Frame 1 (no input): blank canvas, image omitted
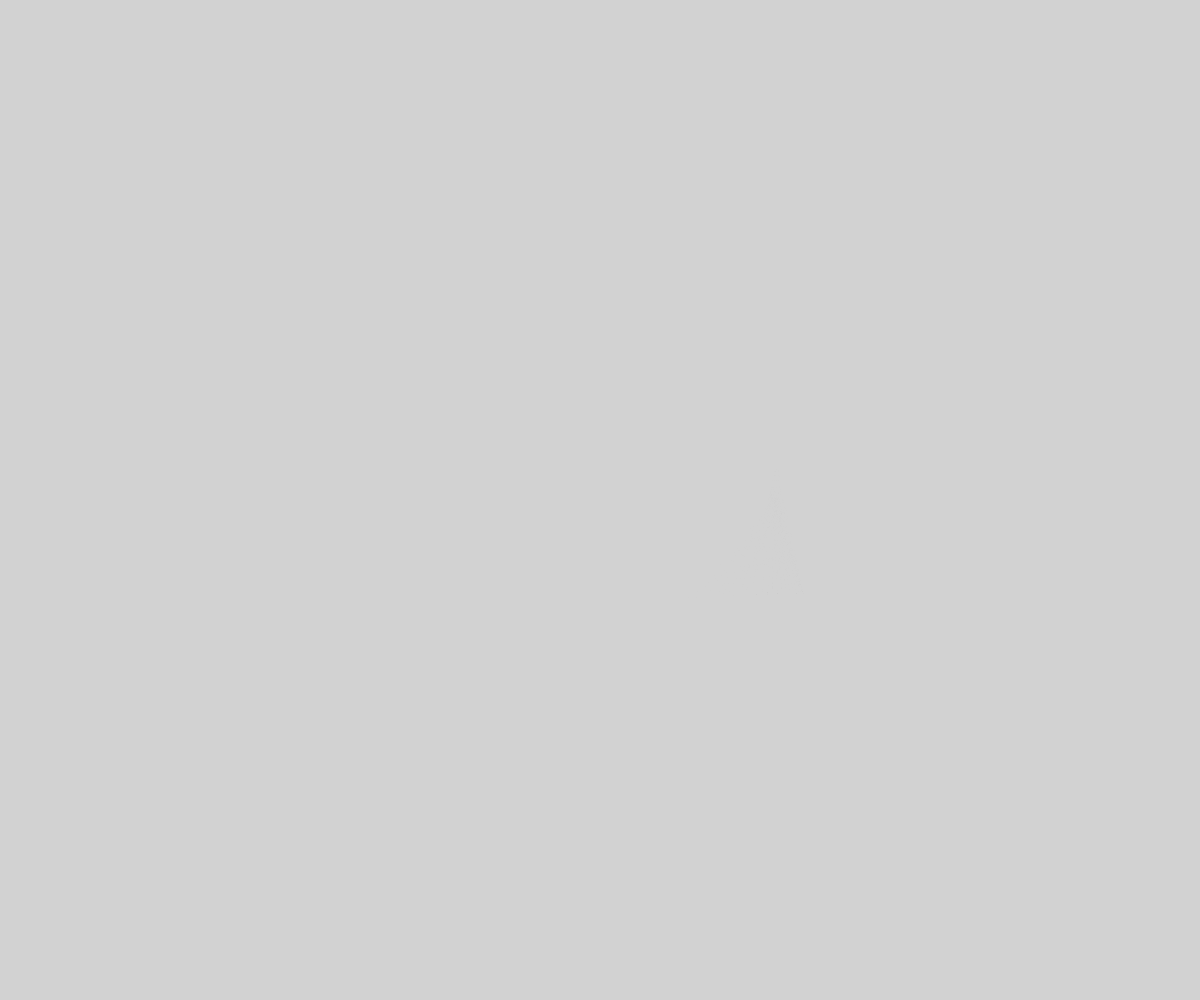
Frame 60 (no input)
Frame 120 (the mouse pressed at the canvas centre since frame 60): identical to frame 60, image omitted

The p5.js sketch that drew this single still picture (run headless with seeded random() and noise() and a simulated clock; from frame 60 on, the mouse is pressed at the canvas centre):

// p5.js sketch
// ── sketch.js
const NUM_PARTICLES = 50;
let particles = [];
let origin;
let xoff = 0;
let yoff = 1000;
let ratio1, ratio2;

let s = 100;
let dir = 1;

function setup() {

  createCanvas(windowWidth, windowHeight);
  background(210);
  strokeWeight(0.01)
  stroke(s);
  origin = createVector(width/2, height/2); 
  ratio1 = random();
  ratio2 = random();
}

function mouseMoved() {
  // let pos = createVector(mouseX, mouseY);
  // if (particles.length >= NUM_PARTICLES) {
  //   particles.splice(0,1);
  // }
  // particles.push(pos);

 
}

function updatePos(){
  let x = noise(xoff) * width;
  let y = noise(xoff+1000) * height;
  xoff += 0.005;
  yoff += 0.005;
  let pos = createVector(x, y);
  if (particles.length >= NUM_PARTICLES) {
    particles.splice(0,1);
  }
  particles.push(pos);

  origin.x = noise(yoff + 10) * width;
  origin.y = noise(yoff + 1000) * height;

}


function draw() {
  // background(20);
  stroke(s)
  updatePos();
  for (let i = 0; i < particles.length; i++) {
    let p = particles[i];
    // let dist = dist()
    line(p.x, p.y, origin.x, origin.y);
  }

  s += dir;

  if(s > 250){
    s = 250;
    dir = -1
  }
  if(s < 50){
    s = 50;
    dir = 1
  }
  


}
